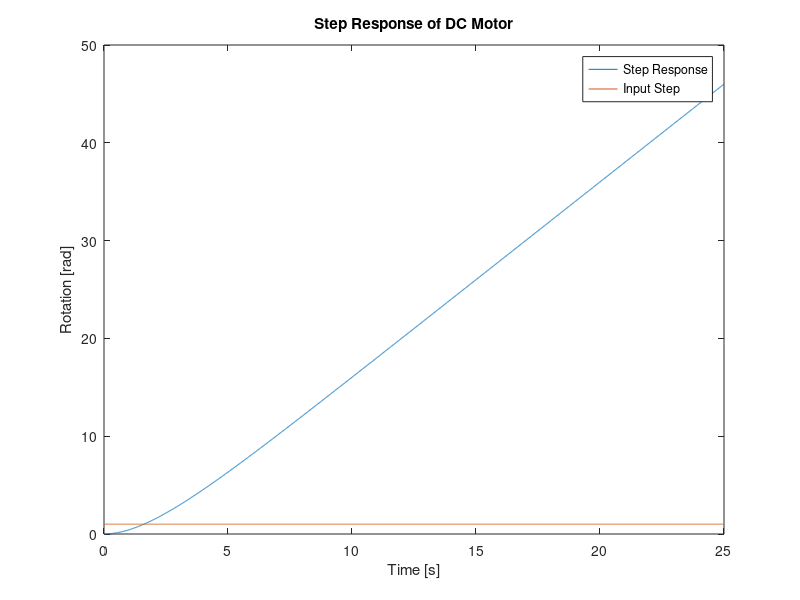
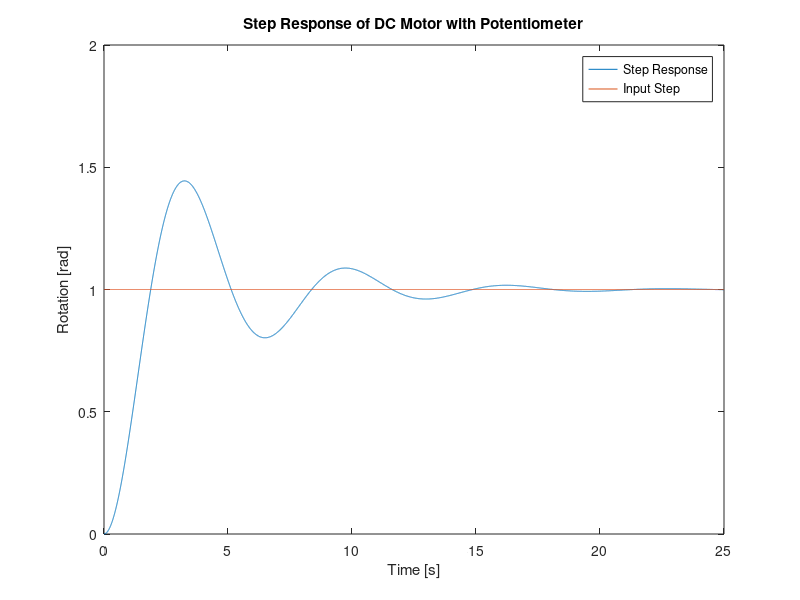
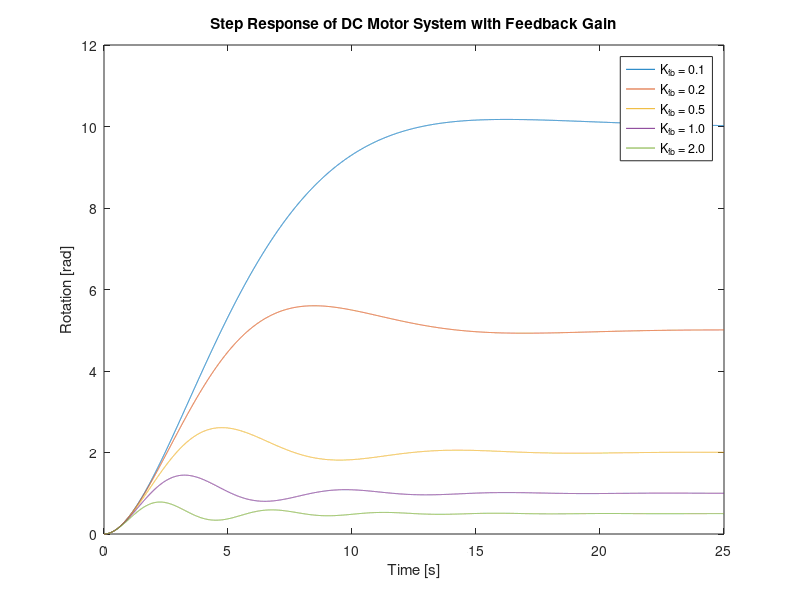
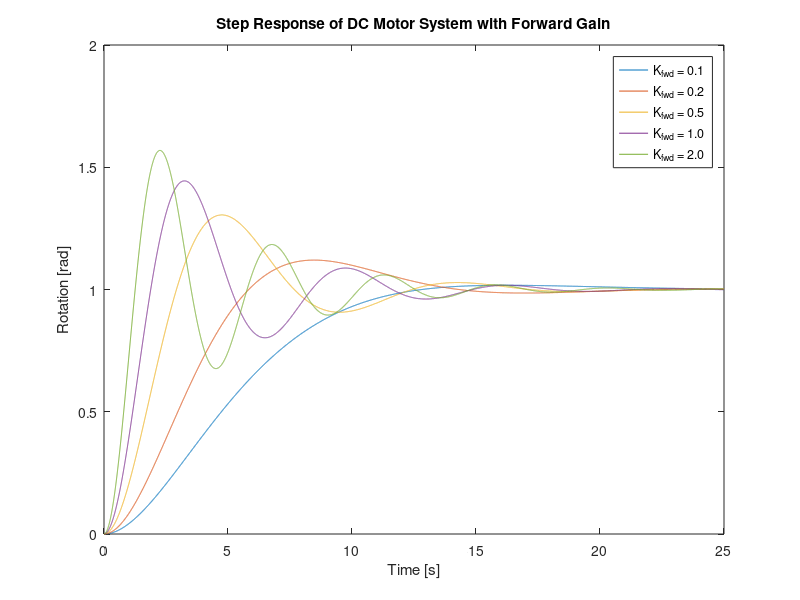

MATLAB code for these plots, in order: (Note: this script raises an error after producing the figures.)
%% EGB242 Assignment 2, Section 2 %%
% This file is a template for your MATLAB solution to Section 2.
%
% Before starting to write code, generate your data with the ??? as
% described in the assignment task.

%% Initialise workspace
clear all; close all;

% Begin writing your MATLAB solution below this line.
%% 2.1

% Plot comparison between the step input and the step response
% g_m(t) = 2(1 - e^-0.5t)

% Variable definitions
T = 25;
samples = 1e4;
fs = samples / T;
ts = 1 / fs;

% Time vector
timeVec = linspace(0, T, samples + 1);
timeVec(end) = [];

% Input step
inputStep = ones(size(timeVec));

% Impulse response
g_m = 2 * (1 - exp(-0.5 * timeVec));

% Step Response from hand working
g_step = -4 + 2 * timeVec + 4 * exp(-0.5 * timeVec);

% Step response plot
figure;
plot(timeVec, g_step);
hold on;
plot(timeVec, inputStep);
title("Step Response of DC Motor");
xlabel("Time [s]");
ylabel("Rotation [rad]"); %TODO: Put proper ylabel
legend("Step Response", "Input Step");
% plot diverges -> inf so motor alone isn't sufficient to control camera

%% 2.2 
% Supervisor's suggestion is justified

%% 2.3

num = 1;
den = [1, 0.5, 1];

F = tf(num, den);

F_step = lsim(F, inputStep, timeVec);
figure;
plot(timeVec, F_step);
hold on;
plot(timeVec, inputStep);
title("Step Response of DC Motor with Potentiometer");
xlabel("Time [s]");
ylabel("Rotation [rad]"); %TODO: Put proper ylabel
legend("Step Response", "Input Step");
% System converges now (under-damped)

%% 2.4

% w_n = 1, zeta = 0.25
% Still not appropriate for controlling camera displacement because of
% massive overshoot

% T_p = 3.245 s
% T_s = 16 s
% %OS = 44.34%

%% 2.5
% TF = K_fwd / (s^2 + 0.5s + K_fwd * K_fb)

Kfwd_values = [0.1, 0.2, 0.5, 1, 2];
Kfb_values = [0.1, 0.2, 0.5, 1, 2];

legendEntries_fb = cell(1, length(Kfb_values));
legendEntries_fwd = cell(1, length(Kfwd_values));

% Step Response w/ variable K_fb, constant K_fwd
figure;
for i = 1:length(Kfb_values)
    K_fb = Kfb_values(i);
    num2 = 1;
    den2 = [1, 0.5, K_fb];
    F_gain = tf(num2, den2);
    F_gain_step = lsim(F_gain, inputStep, timeVec);
    plot(timeVec, F_gain_step);
    hold on;
    legendEntries_fb{i} = sprintf('K_{fb} = %.1f', K_fb);
end
legend(legendEntries_fb);
hold off;
title("Step Response of DC Motor System with Feedback Gain");
xlabel("Time [s]");
ylabel("Rotation [rad]"); %TODO: Put proper ylabel
legend(legendEntries_fb);

% Step Response w/ variable K_fwd, constant K_fb
figure;
for i = 1:length(Kfwd_values)
    K_fwd = Kfwd_values(i);
    num3 = K_fwd;
    den3 = [1, 0.5, K_fwd];
    F_gain = tf(num3, den3);
    F_gain_step = lsim(F_gain, inputStep, timeVec);
    plot(timeVec, F_gain_step);
    hold on;
    legendEntries_fwd{i} = sprintf('K_{fwd} = %.1f', K_fwd);
end
legend(legendEntries_fwd);
hold off;
title("Step Response of DC Motor System with Forward Gain");
xlabel("Time [s]");
ylabel("Rotation [rad]"); %TODO: Put proper ylabel
legend(legendEntries_fwd);

%% 2.6
% From the formulas used to find the system parameters in 2.4 and the analysis in 2.5,
% determine the gain values for Gg(s) and Hg(s) which make the camera control system
% conform to these specifications and store this tf object as cameraTF.
%   - Accurately rotate to any angle (i.e., from 0 to 2π rad) from the range of input
%       voltages.
%   - Not rotate too quickly during the pan, or else the images will become blurred. To
%       limit the angular velocity of the camera, set the time to peak Tp as instructed by
%       your colleague when running the startHere.m script.
%       - Tp = 13

num4 = [0.76];
den4 = [1, 0.5, 0.1209];

cameraTF = tf(num4, den4);

cameraTF_step = lsim(cameraTF, inputStep, timeVec);

ltiview(cameraTF)
